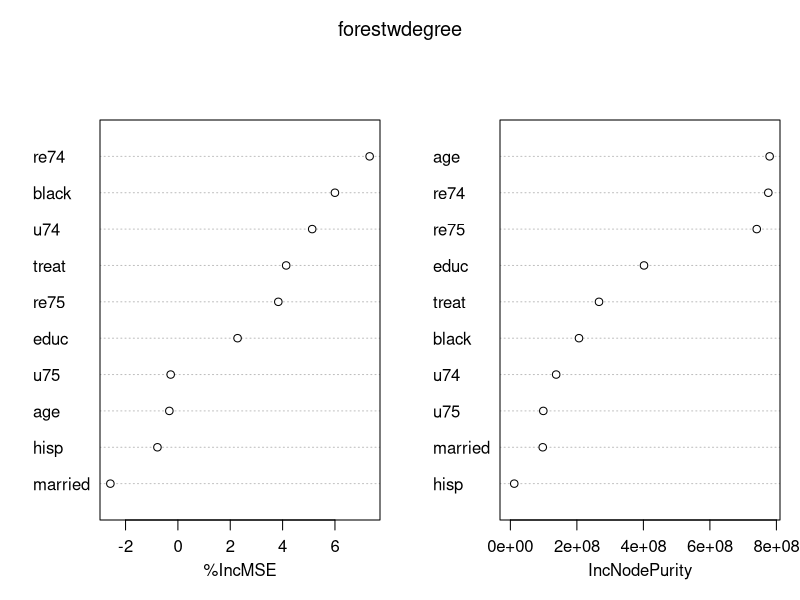
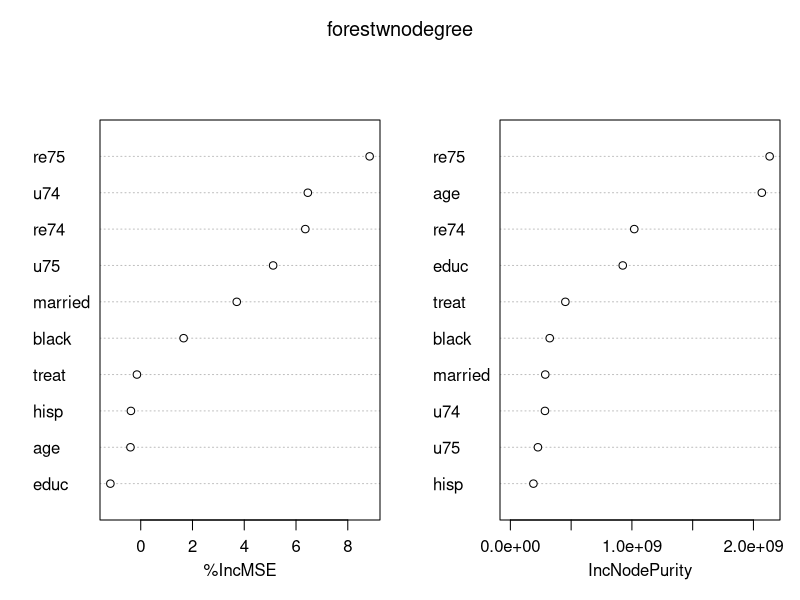
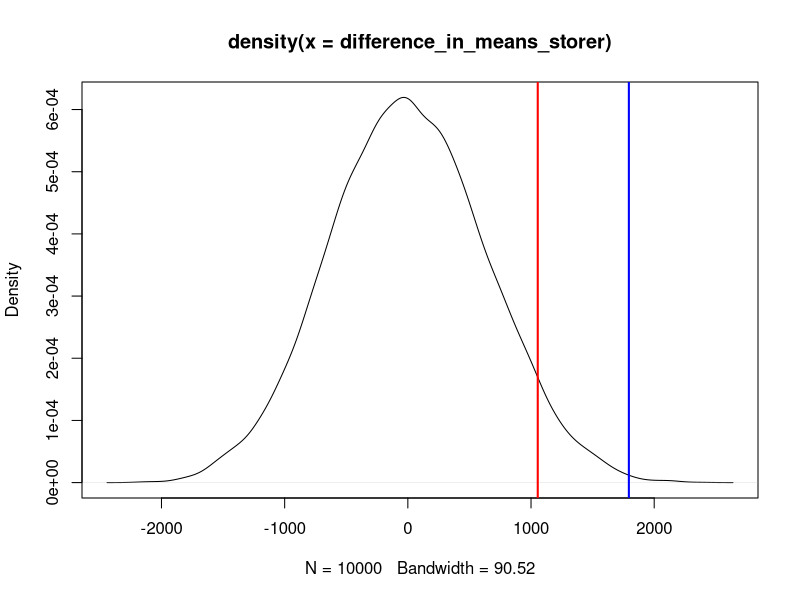

Write the R code that produced these figures, in order.
#Question 1
install.packages("Matching")
library(Matching)
data('lalonde')

#Regresion with all predictors
regression_1 <- lm(re78 ~., data = lalonde)
summary(regression_1)

nohighschooldegree <- subset(lalonde, nodegr == 1)
havehighschooldegree <- subset(lalonde, nodegr == 0)

#Regression with all predictors for people with degree
regression_2 <- lm(re78 ~ .-nodegr, data = havehighschooldegree)
summary(regression_2) 

#Regression with all predictors for people without degree
regression_3 <- lm(re78 ~ .-nodegr, data = nohighschooldegree)
summary(regression_3)

#CI for regression 1
SEfortreat <- summary(regression_1)[4][["coefficients"]][12,2]
z <- qnorm(0.975)
Estimatedmeaneffect <- coef(regression_1)[12]

confidenceinterval <- c(Estimatedmeaneffect- z*SEfortreat, Estimatedmeaneffect+ z*SEfortreat)
names(confidenceinterval) <- c('Lower bound', 'Upper Bound')
confidenceinterval

#CI for regression 2 
SEfortreat_2<- summary(regression_2)[4][["coefficients"]][11,2]
z_2 <- qnorm(0.975)
Estimatedmeaneffect_2 <- coef(regression_2)[11]

confidenceinterval_2 <- c(Estimatedmeaneffect_2- z_2*SEfortreat_2, Estimatedmeaneffect_2+ z_2*SEfortreat_2)
names(confidenceinterval_2) <- c('Lower bound', 'Upper Bound')
confidenceinterval_2

# CI for regression3
SEfortreat_3 <- summary(regression_3)[4][["coefficients"]][11,2]
z_3 <- qnorm(0.975)
Estimatedmeaneffect_3 <- coef(regression_3)[11]

confidenceinterval_3 <- c(Estimatedmeaneffect_3- z_3*SEfortreat_3, Estimatedmeaneffect_3+ z_3*SEfortreat_3)
names(confidenceinterval_3) <- c('Lower bound', 'Upper Bound')
confidenceinterval_3


#Question 2
install.packages('randomForest')
library(randomForest)
set.seed (13)
forestwdegree =randomForest(re78 ~.-nodegr, data = havehighschooldegree,mtry= 3,importance =TRUE)
forestwdegree
importance(forestwdegree)
varImpPlot(forestwdegree) #explained in text book

forestwnodegree =randomForest(re78 ~.-nodegr, data = nohighschooldegree,mtry= 3,importance =TRUE)
forestwnodegree
importance(forestwnodegree)
varImpPlot(forestwnodegree) 

#for prediction, change the treat parts to 0, for both degree and non-degree
#subset for treat

newdegree <- subset(havehighschooldegree, treat == 1)
newdegree$treat <- rep(0,54) 
newnodegree <- subset(nohighschooldegree, treat == 1)
newnodegree$treat <- rep(0,131) 

#prediction for counterfactuals of people with degree
predictnewdegree <- predict(forestwdegree, newdegree)

#prediction for counterfactuals of people without degree
predictnewnodegree <- predict(forestwnodegree, newnodegree)

#differential averages
#FOR DEGREE
originaldegreetreat <- subset(havehighschooldegree, treat == 1)
mean(originaldegreetreat$re78) - mean(predictnewdegree)

#FOR NO DEGREE
originalnodegreetreat <- subset(nohighschooldegree, treat == 1)
mean(originalnodegreetreat$re78) - mean(predictnewnodegree)


#Question 3

treat <- subset(lalonde, treat == 1)
control <- subset(lalonde, treat == 0)

observed.diffmeans <- mean(treat$re78) - mean(control$re78)
#observed treatment effect

print(observed.diffmeans)

#Assignment Mechanism

experiment <- function() {
storage.vector <- NA
  k = 1
  for (i in 1:445) {
    if(
      sample(x = c(1,0), size = 1, prob = c(185/445, 
          260/445)) == 1) {
      storage.vector[k] <- i
      k = k + 1
    }
  }
  return(list(treated.units = storage.vector, 
              control.units = c(1:445)[-storage.vector]))
}

#Calculating the treatment effect through difference in means between treatment and control groups 
difference_in_means_storer <- NA
for (i in 1:10000){
    experiment_results <-experiment()
    treatment_group <- unlist(experiment_results[1])
    control_group <- unlist(experiment_results[2])
    difference_in_means_storer[i] <- mean(lalonde[treatment_group,]$re78) - mean(lalonde[control_group,]$re78)
  }

#Calculating p_value
p_value <- length(difference_in_means_storer[difference_in_means_storer >= observed.diffmeans]) / length(difference_in_means_storer)
p_value

density.plot <- plot(density(difference_in_means_storer))
abline(v= observed.diffmeans, lwd = 2, col = 'blue')
abline(v=quantile(difference_in_means_storer, prob= 0.95), lwd=2, col="red") #shows the alpha value
